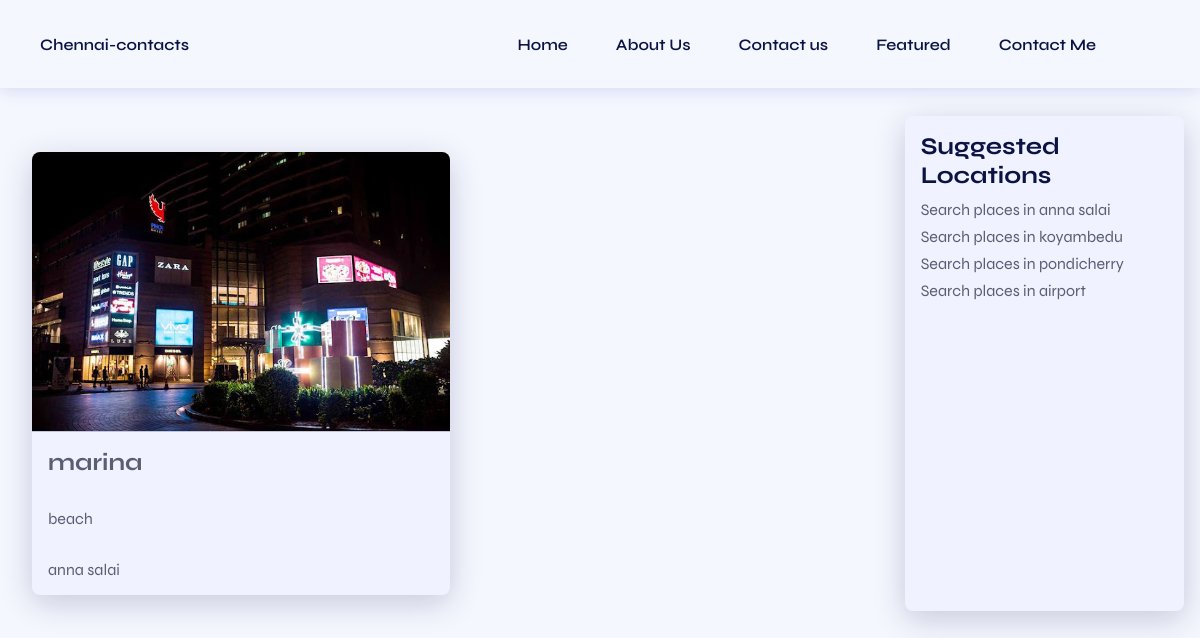
Page /index.php?location_filter=anna salai on the committed database.
### tables this page shows
CREATE TABLE places (
    id INTEGER PRIMARY KEY,
    name TEXT,
    description TEXT,
    location TEXT,
    image_url TEXT
);

### index.php (the view, shortened to what this page needs)
<?php
include 'db_connection.php';
$searchQuery = isset($_GET['q']) ? $_GET['q'] : '';
$locationFilter = isset($_GET['location_filter']) ? $_GET['location_filter'] : '';
$query = "SELECT * FROM places WHERE (name LIKE '%$searchQuery%'
           OR description LIKE '%$searchQuery%')";
if (!empty($locationFilter)) {
    $query .= " AND location = '$locationFilter'";
}
$query .= " ORDER BY CASE WHEN (name LIKE '%$searchQuery%'
           OR description LIKE '%$searchQuery%') AND location = '$locationFilter' THEN 1
           WHEN (name LIKE '%$searchQuery%'
           OR description LIKE '%$searchQuery%') THEN 2
           WHEN location = '$locationFilter' THEN 3
           ELSE 4 END";
$result = $connection->query($query);
$places = [];
while ($row = $result->fetchArray(SQLITE3_ASSOC)) {
    $places[] = $row;
}
?>
<!DOCTYPE html>
<html lang="en">
<head>
    <link rel="stylesheet" href="https://cdnjs.cloudflare.com/ajax/libs/remixicon/3.5.0/remixicon.css">
    <link rel="stylesheet" href="assets/css/styles.css">
</head>
<body>
    <header class="header" id="header">
        <nav class="nav container">
            <a href="#" class="nav__logo">Chennai-contacts</a>
            <div class="nav__menu" id="nav-menu">
                <ul class="nav__list">
                    <li class="nav__item">
                        <a href="#" class="nav__link">Home</a>
                    </li>
                    <li class="nav__item">
                        <a href="#" class="nav__link">About Us</a>
                    </li>
                    <li class="nav__item">
                        <a href="#" class="nav__link">Contact us</a>
                    </li>
                    <li class="nav__item">
                        <a href="#" class="nav__link">Featured</a>
                    </li>
                    <li class="nav__item">
                        <a href="#" class="nav__link">Contact Me</a>
                    </li>
                </ul>
            </div>
        </nav>
    </header>
  <div class="result">
      <div class="search-results">
          <div class="places">
              <?php foreach ($places as $place): ?>
                  <div class="place">
                    <a href="details.php?id=<?= $place['id']; ?>">
                      <img src="<?= $place['image_url']; ?>" alt="<?= $place['name']; ?>">
                      <h2><?= $place['name']; ?></h2>
                      <p><?= $place['description']; ?></p>
                      <p><?= $place['location']; ?></p>
                    </a>
                  </div>
              <?php endforeach; ?>
          </div>
      </div>
      <div class="suggested-locations">
          <h3>Suggested Locations</h3>
          <?php
          $suggestedLocationQuery = "SELECT DISTINCT location FROM places LIMIT 5";
          $suggestedLocationResult = $connection->query($suggestedLocationQuery);
          while ($suggestedLocationRow = $suggestedLocationResult->fetchArray(SQLITE3_ASSOC)) {
              echo "<p><a href='admin_panel.php?q={$suggestedLocationRow['location']}'>Search places in {$suggestedLocationRow['location']}</a></p>";
          }
          ?>
      </div>
  </div>
</body>
</html>

### assets/css/styles.css (style rules this page uses)
:root { --header-height: 3.5rem; --first-color: hsl(230, 75%, 56%); --title-color: hsl(230, 75%, 15%); --text-color: hsl(230, 12%, 40%); --body-color: hsl(230, 100%, 98%); --container-color: hsl(230, 100%, 97%); --border-color: hsl(230, 25%, 80%); --body-font: "Syne", sans-serif; --h2-font-size: 1.25rem; --normal-font-size: .938rem; --font-regular: 400; --font-medium: 500; --font-semi-bold: 600; --z-fixed: 100; --z-modal: 1000; }
@media screen and (min-width: 1023px) { :root { --h2-font-size: 1.5rem; --normal-font-size: 1rem; } }
* { box-sizing: border-box; padding: 0; margin: 0; }
html { scroll-behavior: smooth; }
body, input, button { font-family: var(--body-font); font-size: var(--normal-font-size); }
body { background-color: var(--body-color); color: var(--text-color); }
ul { list-style: none; }
a { text-decoration: none; }
img { display: block; max-width: 100%; height: auto; }
.container { max-width: 1120px; margin-inline: 1.5rem; }
.header { position: fixed; top: 0; left: 0; width: 100%; background-color: var(--body-color); box-shadow: 0 2px 16px hsla(230, 75%, 32%, .15); z-index: var(--z-fixed); }
.nav { height: var(--header-height); display: flex; justify-content: space-between; align-items: center; }
.nav__logo { color: var(--title-color); font-weight: var(--font-semi-bold); transition: color .4s; }
:is(.nav__logo, .nav__search, .nav__login, .nav__toggle, .nav__link):hover { color: var(--first-color); }
.nav__list { display: flex; flex-direction: column; row-gap: 2.5rem; text-align: center; }
.nav__link { color: var(--title-color); font-weight: var(--font-semi-bold); transition: color .4s; }
.places { display: grid; margin-top: 20px; padding: 1rem; grid-template-columns: repeat(auto-fill, minmax(300px, 1fr)); gap: 20px; }
.place { background-color: var(--container-color); box-shadow: 0 8px 32px hsla(230, 75%, 15%, 0.2); border-radius: 0.5rem; overflow: hidden; }
.place img { max-width: 100%; height: auto; display: block; margin: 0 auto; border-bottom: 1px solid var(--border-color); }
.place h2, .place p { padding: 1rem; margin: 0; color: var(--text-color); }
.place h2 { font-size: 1.5rem; }
.place p { font-size: 1rem; }
.result { display: flex; justify-content: space-between; margin-top: 100px; padding-top: 60px; padding: 1rem; }
.search-results { width: 80%; height: 100% }
.suggested-locations { width: 25%; background-color: var(--container-color); box-shadow: 0 8px 32px hsla(230, 75%, 15%, .2); border-radius: .5rem; padding: 1rem; }
.suggested-locations h3 { color: var(--title-color); font-size: 1.5rem; margin-bottom: 10px; }
.suggested-locations p { color: var(--text-color); font-size: 1rem; margin-bottom: 8px; }
.suggested-locations a { color: var(--accent-color); text-decoration: none; }
@media screen and (min-width: 1023px) { .nav { height: calc(var(--header-height) + 2rem); column-gap: 3rem; } }
@media screen and (min-width: 1023px) { .nav__menu { margin-left: auto; } }
@media screen and (min-width: 1023px) { .nav__list { flex-direction: row; column-gap: 3rem; } }
@media screen and (min-width: 1150px) { .container { margin-inline: auto; } }

### rows in the picture
places: image_url (picture), name "marina", description "beach", location "anna salai"

### other values in the picture
$suggestedLocationRow['location'] "anna salai"
$suggestedLocationRow['location'] "koyambedu"
$suggestedLocationRow['location'] "pondicherry"
$suggestedLocationRow['location'] "airport"
